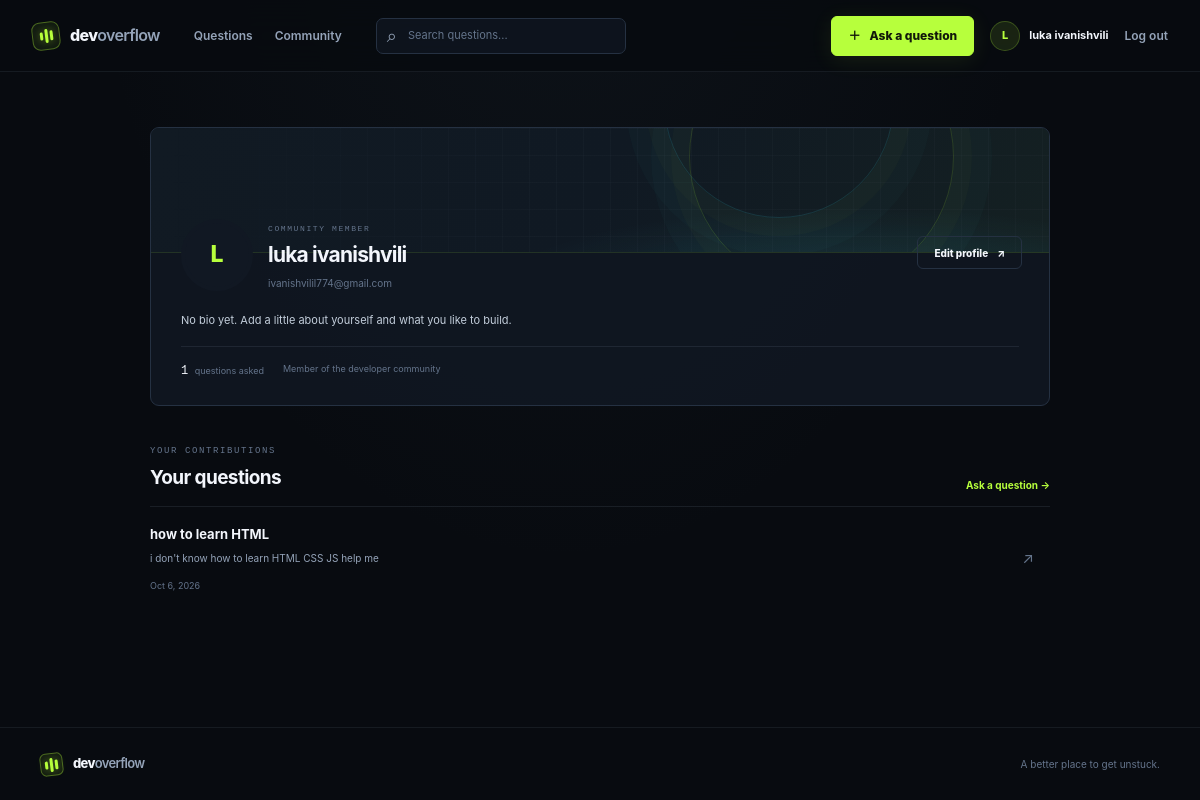
Before: /users/profile/ with the older database file.
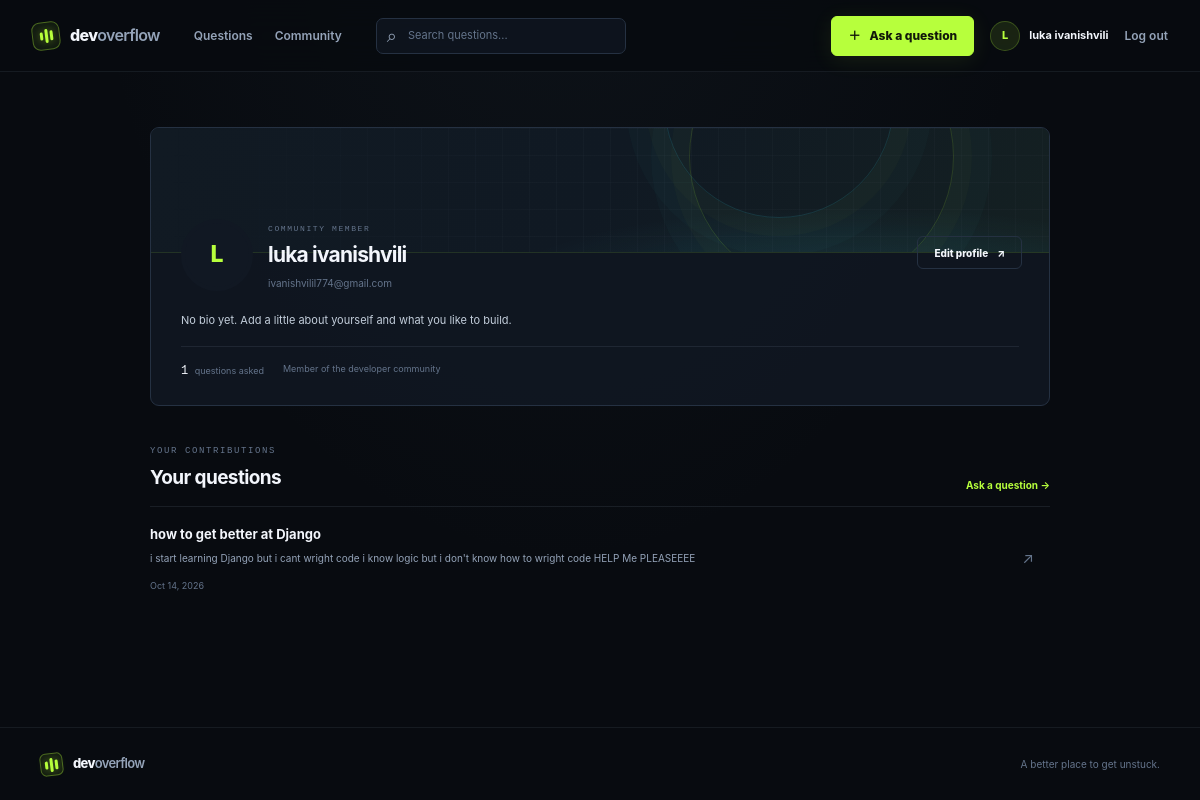
After: the same page with the newer database file.
### users/models.py (models this page shows)
class Users(models.Model):
    name = models.CharField()
    email = models.EmailField()
    password = models.CharField()
    bio = models.TextField()
    avatar = models.ImageField(
        upload_to="avatars/",
        default="avatars/default.png",
        blank=True
    )
    is_curentUser = models.BooleanField(default=0)

### questions/models.py (models this page shows)
class Questions(models.Model):
    title = models.CharField(max_length=200)
    context = models.TextField()
    creator = models.ForeignKey(
        Users,
        on_delete=models.CASCADE,
        related_name="posts"
    )
    created_at = models.DateTimeField(auto_now_add=True)

### users/views.py (the view)
# urls.py: path("profile/", views.profile, name="profile"),
def profile(req):
    user = get_curent_user()
    if user is None:
        return redirect("login_user")
    if req.method == "POST":
        avatar = req.FILES.get("avatar")
        if avatar:
            user.avatar = avatar
            user.save()
    context = {
        "user": user,
        "current_user": user,
        "posts": user.posts.all(),
    }
    return render(req, "user_profile.html", context)

### users/context_processors.py (called while the page is built)
def current_user(request):
    return {"current_user": get_curent_user()}

### users/utils.py (called while the page is built)
def get_curent_user():
    return Users.objects.filter(is_curentUser=True).first()

### users/templates/user_profile.html (shortened to what this page needs)
{% extends "master.html" %}
{% load static %}
{% block extra_styles %}<link rel="stylesheet" href="{% static 'CSS/profile.css' %}">{% endblock extra_styles %}
{% block main %}
<div class="profile-page">
    <section class="profile-card">
        <div class="profile-cover"><span class="cover-orbit orbit-one"></span><span class="cover-orbit orbit-two"></span></div>
        <div class="profile-main">
            <div class="profile-identity">
                {% if current_user.avatar and current_user.avatar.name != "avatars/default.png" %}
                    <img class="avatar profile-avatar" src="{{ current_user.avatar.url }}" alt="{{ current_user.name }}'s avatar">
                {% else %}
                    <span class="avatar profile-avatar avatar-fallback" aria-hidden="true">{{ current_user.name|first|upper }}</span>
                {% endif %}
                <div><p class="eyebrow">COMMUNITY MEMBER</p><h1>{{ current_user.name }}</h1><p class="profile-email">{{ current_user.email }}</p></div>
            </div>
            <a class="button button-outline profile-edit" href="{% url 'edit_profile' %}">Edit profile <span aria-hidden="true">↗</span></a>
            <p class="profile-bio">{% if current_user.bio %}{{ current_user.bio }}{% else %}No bio yet. Add a little about yourself and what you like to build.{% endif %}</p>
            <div class="profile-facts"><span><strong>{{ posts|length }}</strong> questions asked</span><span>Member of the developer community</span></div>
        </div>
    </section>
    <section class="profile-questions">
        <div class="profile-section-heading"><div><p class="eyebrow">YOUR CONTRIBUTIONS</p><h2>Your questions</h2></div><a class="text-link" href="{% url 'add_questions' %}">Ask a question <span aria-hidden="true">→</span></a></div>
        {% for post in posts %}
            <article class="profile-question">
                <div><h3><a href="{% url 'question_detail' post.id %}">{{ post.title }}</a></h3><p>{{ post.context|truncatewords:28 }}</p><time datetime="{{ post.created_at|date:'c' }}">{{ post.created_at|date:"M j, Y" }}</time></div>
                <a class="question-open" href="{% url 'question_detail' post.id %}" aria-label="Open {{ post.title }}">↗</a>
            </article>
        {% empty %}
            <div class="empty-state profile-empty"><span class="empty-icon" aria-hidden="true">⌘</span><h3>Your first question starts here.</h3><p>Share a challenge and learn from the community.</p><a class="button button-primary" href="{% url 'add_questions' %}">Ask a question</a></div>
        {% endfor %}
    </section>
</div>
{% endblock main %}

### users/templates/master.html (shortened to what this page needs)
<!DOCTYPE html>
<html lang="en">
<head>
    {% load static %}
    <link rel="stylesheet" href="{% static 'CSS/global.css' %}">
    <link rel="stylesheet" href="{% static 'CSS/responsive.css' %}">
    {% block extra_styles %}{% endblock extra_styles %}
</head>
<body>
    <header class="site-header">
        <nav class="nav-shell" aria-label="Main navigation">
            <a class="brand" href="{% url 'main_page' %}" aria-label="DevOverflow home">
                <span class="brand-mark" aria-hidden="true"><span></span><span></span><span></span></span>
                <span>dev<span class="brand-accent">overflow</span></span>
            </a>
            <div class="nav-links">
                <a class="nav-link" href="{% url 'main_page' %}">Questions</a>
                <a class="nav-link" href="{% url 'main_page' %}#community">Community</a>
            </div>
            <form class="nav-search" action="{% url 'main_page' %}" method="get" role="search">
                <span class="search-icon" aria-hidden="true">⌕</span>
                <input id="site-search" type="search" name="q" placeholder="Search questions..." value="{{ search_query }}">
            </form>
            <div class="nav-actions">
                <a class="button button-primary nav-ask" href="{% url 'add_questions' %}"><span aria-hidden="true">＋</span> Ask a question</a>
                {% if current_user %}
                    <a class="user-menu" href="{% url 'profile' %}" aria-label="View {{ current_user.name }}'s profile">
                        {% if current_user.avatar and current_user.avatar.name != "avatars/default.png" %}
                            <img class="avatar avatar-small" src="{{ current_user.avatar.url }}" alt="">
                        {% else %}
                            <span class="avatar avatar-small avatar-fallback" aria-hidden="true">{{ current_user.name|first|upper }}</span>
                        {% endif %}
                        <span class="user-menu-name">{{ current_user.name }}</span>
                    </a>
                    <a class="nav-link nav-logout" href="{% url 'logout' %}">Log out</a>
                {% else %}
                    <a class="nav-link nav-login" href="{% url 'login_user' %}">Log in</a>
                    <a class="button button-outline nav-register" href="{% url 'register' %}">Create account</a>
                {% endif %}
            </div>
        </nav>
    </header>
    <main class="page-shell">
    {% block main %}
    {% endblock main %}
    </main>
    <footer class="site-footer">
        <div class="footer-inner">
            <a class="brand footer-brand" href="{% url 'main_page' %}">
                <span class="brand-mark" aria-hidden="true"><span></span><span></span><span></span></span>
                <span>dev<span class="brand-accent">overflow</span></span>
            </a>
            <span>A better place to get unstuck.</span>
        </div>
    </footer>
</body>
</html>

### questions/static/CSS/profile.css (style rules this page uses)
.profile-page { max-width: 900px; margin: 0 auto; }
.profile-card { overflow: hidden; border: 1px solid var(--border); border-radius: 9px; background: rgba(17, 24, 35, 0.8); }
.profile-cover { position: relative; height: 125px; overflow: hidden; border-bottom: 1px solid rgba(183, 255, 60, 0.11); background: radial-gradient(ellipse at 78% 130%, rgba(66, 232, 255, 0.12), transparent 36%), linear-gradient(115deg, #111a23, #101923 50%, #142022); }
.profile-cover::before { position: absolute; inset: 0; background-image: linear-gradient(rgba(148, 163, 184, 0.035) 1px, transparent 1px), linear-gradient(90deg, rgba(148, 163, 184, 0.035) 1px, transparent 1px); background-size: 27px 27px; content: ""; mask-image: linear-gradient(90deg, transparent, #000 45%, #000); }
.cover-orbit { position: absolute; top: -104px; right: 95px; width: 265px; height: 265px; border: 1px solid rgba(183, 255, 60, 0.14); border-radius: 50%; box-shadow: 0 0 0 18px rgba(183, 255, 60, 0.018), 0 0 0 38px rgba(66, 232, 255, 0.02); }
.orbit-two { top: -140px; right: 155px; width: 230px; height: 230px; border-color: rgba(66, 232, 255, 0.12); }
.profile-main { position: relative; padding: 0 30px 23px; }
.profile-identity { display: flex; align-items: flex-end; gap: 15px; margin-top: -34px; }
.profile-avatar { width: 72px; height: 72px; border: 4px solid var(--card); background: var(--card); font-size: 23px; }
.profile-identity .eyebrow { margin: 0 0 2px; font-size: 8px; }
.profile-identity h1 { margin: 0; font-size: 21px; letter-spacing: -0.8px; }
.profile-email { margin: 2px 0 0; color: var(--muted-2); font-size: 10px; }
.profile-edit { position: absolute; top: 17px; right: 27px; min-height: 33px; font-size: 10px; }
.profile-bio { max-width: 590px; margin: 20px 0 16px; color: #c3cedb; font-size: 11px; line-height: 1.75; }
.profile-facts { display: flex; flex-wrap: wrap; gap: 19px; padding-top: 15px; border-top: 1px solid var(--border-soft); color: var(--muted-2); font-size: 9px; }
.profile-facts strong { margin-right: 4px; color: var(--text); font-family: var(--mono); font-size: 12px; font-weight: 500; }
.profile-questions { margin-top: 38px; }
.profile-section-heading { display: flex; align-items: flex-end; justify-content: space-between; gap: 15px; margin-bottom: 12px; }
.profile-section-heading .eyebrow { margin-bottom: 4px; }
.profile-section-heading h2 { margin: 0; font-size: 19px; letter-spacing: -0.6px; }
.text-link { color: var(--green); font-size: 10px; font-weight: 700; }
.profile-question { display: flex; align-items: center; justify-content: space-between; gap: 12px; padding: 17px 8px 17px 0; border-top: 1px solid var(--border-soft); transition: background 160ms ease, padding 160ms ease; }
.profile-question h3 { margin: 0; font-size: 13px; }
.profile-question p { margin: 5px 0; color: var(--muted); font-size: 10px; }
.profile-question time { color: var(--muted-2); font-size: 9px; }

Changed rows visible on the page:
removed Questions: title "how to learn HTML", context "i don't know how to learn HTML CSS JS help me", created_at "Oct 6, 2026"
added Questions: title "how to get better at Django", context "i start learning Django but i cant wright code i know logic but i don't know how to wright code HELP Me PLEASEEEE", created_at "Oct 14, 2026"
